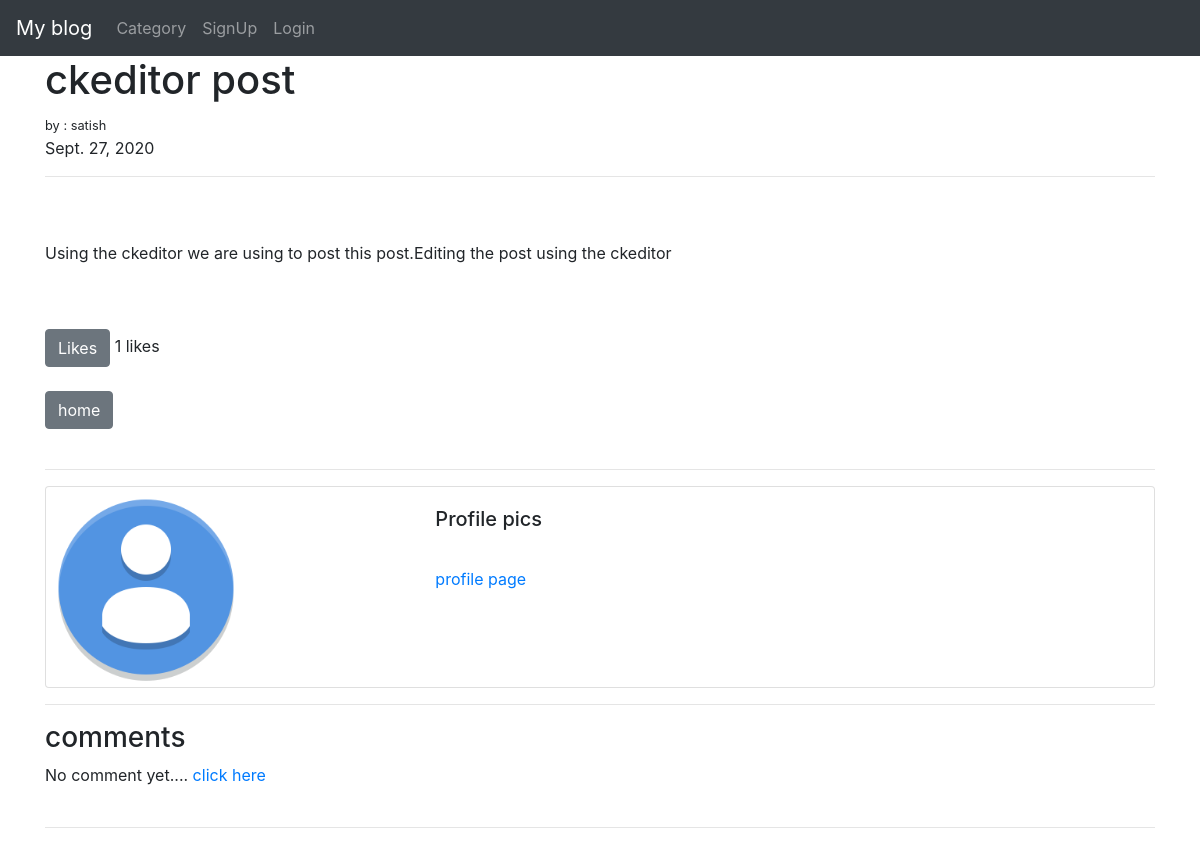
/article/34, run on an earlier commit of the app's database.
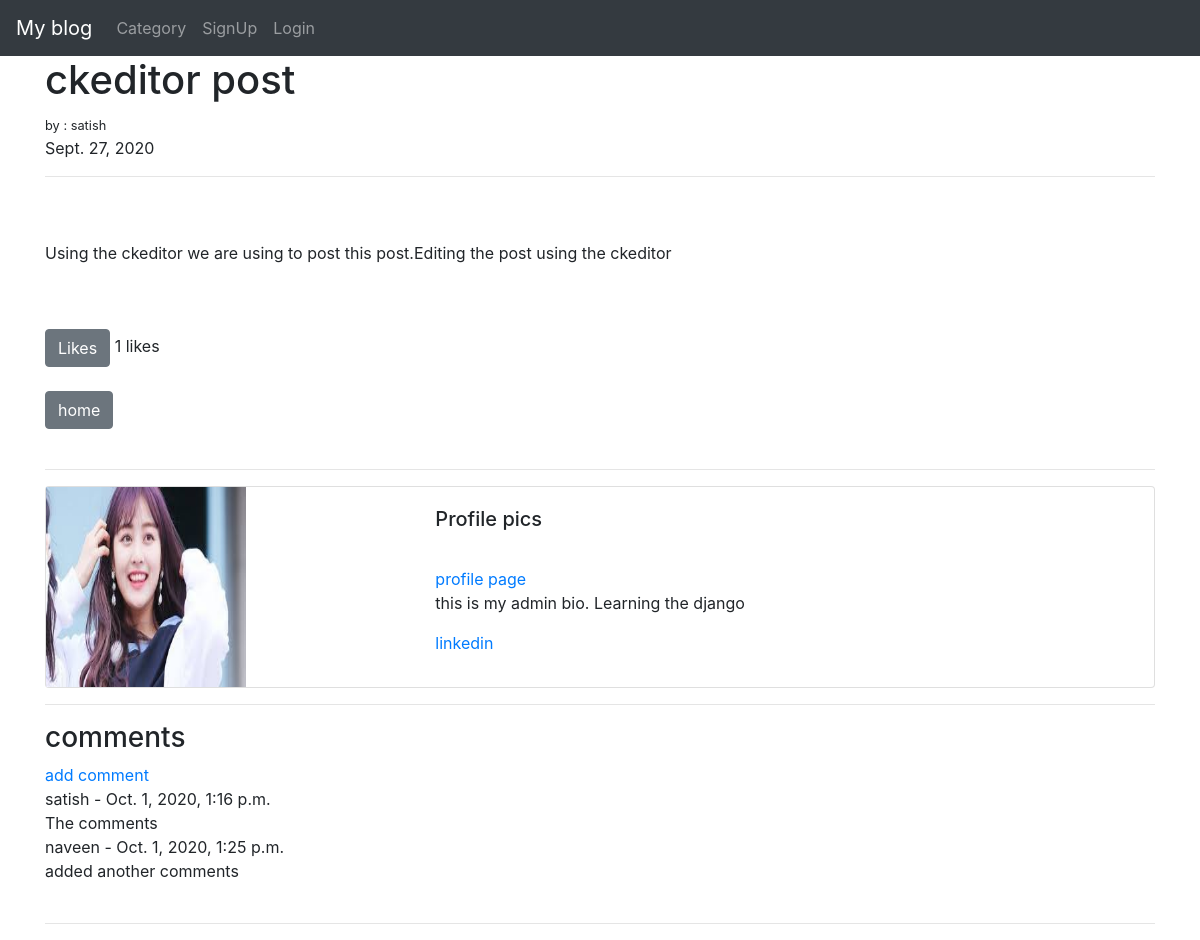
And on a later commit of the database.
### theblog/models.py (models this page shows, shortened)
class Post(models.Model):
    title = models.CharField(max_length=255)
    title_tag = models.CharField(max_length=60)
    author = models.ForeignKey(User,on_delete=models.CASCADE)
    category = models.CharField(max_length=100)
    body = RichTextField(blank=True,null=True)
    post_date = models.DateField(auto_now_add=True)
    snippet = models.CharField(max_length=300)
    likes = models.ManyToManyField(User, related_name="blog_post")
    header_image = models.ImageField(null=True, blank=True , upload_to="image/")
    def total_likes(self):
        return self.likes.count()

class Profile(models.Model):
    user = models.OneToOneField(User, null=True, on_delete=models.CASCADE)
    profile_pics = models.ImageField(null=True, blank=True , upload_to="image/profile/")
    linkedin_url = models.CharField(max_length=255, null=True, blank=True)
    bio = models.TextField()

class Comment(models.Model):
    post = models.ForeignKey(Post,related_name="comments", on_delete=models.CASCADE)
    name = models.CharField(max_length=255)
    body = models.TextField()
    date_added = models.DateTimeField(auto_now_add=True)

### theblog/views.py (the view)
# urls.py: path('article/<int:pk>' , ArticleDetailView.as_view() , name="detail"),
class ArticleDetailView(DetailView):
    model = Post
    template_name = 'article_detail.html'
    def get_context_data(self, *args,**kwargs):
        context = super(ArticleDetailView,self).get_context_data(*args,**kwargs)
        like = get_object_or_404(Post,id=self.kwargs['pk'])
        liked = False
        if like.likes.filter(id=self.request.user.id).exists():
            liked = True
        likes = like.total_likes()
        context['likes'] = likes
        context['liked'] = liked
        return context

### theblog/templates/article_detail.html (shortened to what this page needs)
{% extends 'base.html' %}
{% load static %}
{% block content %}
    <h1>{{ post.title }}</h1>
    <small> by : {{ post.author}}</small><br>
    {{post.post_date}}
    <hr>
    <br><br/>
    {{ post.body|safe }}
    <br><br>
    {% if user.is_authenticated %}
        <form action="{% url 'home:like_post' post.pk %}" method="POST">
            {% csrf_token %}
            {% if liked %}
                <button type="submit" name="postLike" value="{{ post.pk }}" class="btn btn-primary">Unlikes</button> {{likes}} likes
            {% else %}
                <button type="submit" name="postLike" value="{{ post.pk }}" class="btn btn-secondary">Likes</button> {{likes}} likes
            {% endif %}
        </form>
    {% else %}
        <button id="click" class="btn btn-secondary">Likes</button> {{likes}} likes
    {% endif %}
    <br><br>
    <a class="btn btn-secondary" href="{% url 'home:home' %}">home</a>
    <br><br>
    <hr>
    <div class="card mb-3">
        <div class="row no-gutters">
          <div class="col-md-4">
            {% if post.author.profile.profile_pics %}
                <img src="{{post.author.profile.profile_pics.url }}" style="width: 200px; height: 200px;" alt="Profile">
            {% else %}
                <img src="{% static 'blog/img/photo.png' %}" style="width: 200px; height: 200px;">
            {% endif %}
        </div>
          <div class="col-md-8">
            <div class="card-body">
              <h5 class="card-title">Profile pics</h5><br>
              <a href="{%url 'signup:show_profile_page' post.author.profile.id %}">profile page</a>
              <p class="card-text">{{ post.author.profile.bio}}</p>
              {% if post.author.profile.linkedin_url %}
              <a class="card-text" href="{{post.author.profile.linkedin_url }}">linkedin</a></small></a>
              {% endif %}
            </div>
          </div>
        </div>
      </div>
    <hr>
    <h3>comments</h3>
    {% if not post.comments.all %}
        No comment yet.... <a href="{% url 'home:add_comment' post.pk %}">click here</a>
    {% else %}
        <a href="{% url 'home:add_comment' post.pk %}">add comment</a>
        {% for comment in post.comments.all %}
            <br>{{ comment.name}} - {{comment.date_added}}<br>
            {{ comment.body }}
        {% endfor %}
    {% endif %}
    <br/><br/>
    <hr>
{% endblock %}

What changed in the data, as far as the page shows it:
shown differently, row unchanged: Post "ckeditor post": author.profile.bio (not shown) → "this is my admin bio. Learning the django"
added Comment: name "satish", date_added "Oct. 1, 2020, 1:16 p.m.", body "The comments"
added Comment: name "naveen", date_added "Oct. 1, 2020, 1:25 p.m.", body "added another comments"
Also different on the page:
text no longer shown: "No comment yet.... click here"
text now shown: "linkedin add comment"
